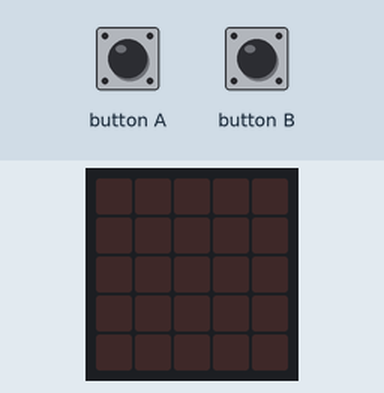
Recording of a program running on a simulated BBC micro:bit (MakeCode). On the bench: the board's 5×5 LED display. The test bench sets the inputs (shaded band). Random numbers come from a fixed seed.

Above: at 1.2 s.
1.3 s: button A pressed for 0.15 s
At 2.7 s:
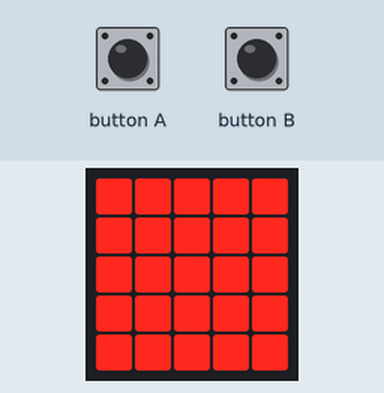
3.8 s: button B pressed for 0.15 s
At 4.5 s:
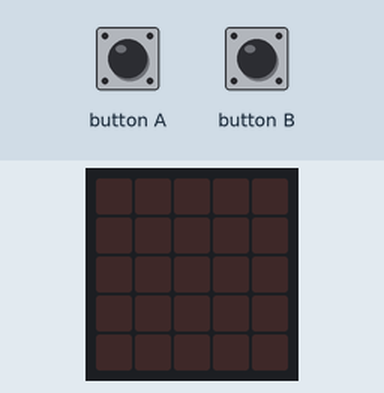
5.4 s: button A pressed for 0.15 s
At 7.0 s:
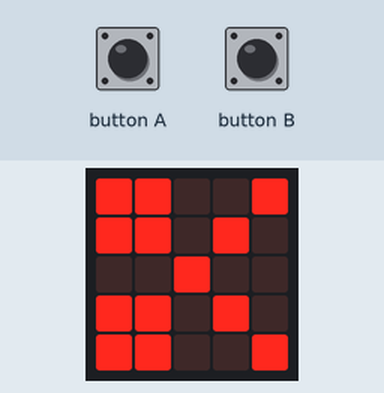
Timing chart, 0 to 8.5 s (numbered marks = the images above; inputs shaded):
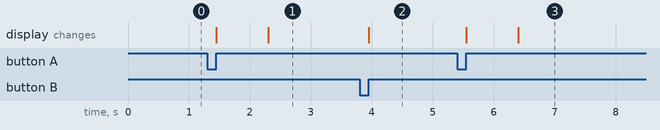

The program:

main.ts
```typescript
let _6g = 0
input.onButtonPressed(Button.A, function () {
    _6g = randint(0, 2)
    if (_6g == 0) {
        basic.showNumber(_6g)
        basic.pause(100)
        basic.showLeds(`
            # # # # #
            # # # # #
            # # # # #
            # # # # #
            # # # # #
            `)
    } else {
        if (_6g == 2) {
            basic.showNumber(_6g)
            basic.pause(100)
            basic.showIcon(IconNames.Scissors)
        } else {
            if (_6g == 3) {
                basic.showNumber(_6g)
                basic.pause(100)
                basic.showIcon(IconNames.SmallSquare)
            }
        }
    }
})
input.onButtonPressed(Button.B, function () {
    basic.clearScreen()
})
```

test.ts
```typescript
// 在這裡測試；當此封包作為擴充功能時，將不會編譯此內容。
```

Measured:
- after the input at 1.3 s, the display: first changes after 0.15 s (image 1 shows a later state)
- after the input at 3.8 s, the display: changes after 0.15 s (image 2)
- after the input at 5.4 s, the display: first changes after 0.15 s (image 3 shows a later state)
